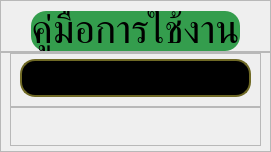
         <widget class="QWidget" name="manual_page">
          <layout class="QVBoxLayout" name="verticalLayout_6">
           <property name="spacing">
            <number>0</number>
           </property>
           <property name="leftMargin">
            <number>0</number>
           </property>
           <property name="topMargin">
            <number>0</number>
           </property>
           <property name="rightMargin">
            <number>0</number>
           </property>
           <property name="bottomMargin">
            <number>0</number>
           </property>
           <item>
            <widget class="QFrame" name="manual_title_group">
             <property name="maximumSize">
              <size>
               <width>16777215</width>
               <height>70</height>
              </size>
             </property>
             <property name="frameShape">
              <enum>QFrame::Shape::StyledPanel</enum>
             </property>
             <property name="frameShadow">
              <enum>QFrame::Shadow::Raised</enum>
             </property>
             <layout class="QHBoxLayout" name="horizontalLayout_10">
              <property name="spacing">
               <number>0</number>
              </property>
              <property name="leftMargin">
               <number>30</number>
              </property>
              <property name="topMargin">
               <number>10</number>
              </property>
              <property name="rightMargin">
               <number>30</number>
              </property>
              <property name="bottomMargin">
               <number>0</number>
              </property>
              <item>
               <widget class="QLabel" name="manual_title">
                <property name="maximumSize">
                 <size>
                  <width>16777215</width>
                  <height>60</height>
                 </size>
                </property>
                <property name="font">
                 <font>
                  <family>Kanit</family>
                  <pointsize>30</pointsize>
                 </font>
                </property>
                <property name="styleSheet">
                 <string notr="true">background-color: rgb(52, 157, 77);
border-radius: 15px;</string>
                </property>
                <property name="text">
                 <string>คู่มือการใช้งาน</string>
                </property>
                <property name="alignment">
                 <set>Qt::AlignmentFlag::AlignCenter</set>
                </property>
               </widget>
              </item>
             </layout>
            </widget>
           </item>
           <item>
            <widget class="QFrame" name="frame_3">
             <property name="frameShape">
              <enum>QFrame::Shape::StyledPanel</enum>
             </property>
             <property name="frameShadow">
              <enum>QFrame::Shadow::Raised</enum>
             </property>
             <layout class="QVBoxLayout" name="verticalLayout_28">
              <property name="spacing">
               <number>0</number>
              </property>
              <property name="topMargin">
               <number>0</number>
              </property>
              <property name="bottomMargin">
               <number>5</number>
              </property>
              <item>
               <widget class="QFrame" name="frame_12">
                <property name="frameShape">
                 <enum>QFrame::Shape::StyledPanel</enum>
                </property>
                <property name="frameShadow">
                 <enum>QFrame::Shadow::Raised</enum>
                </property>
                <layout class="QHBoxLayout" name="horizontalLayout_67">
                 <property name="topMargin">
                  <number>5</number>
                 </property>
                 <item>
                  <widget class="QGroupBox" name="manual_video">
                   <property name="styleSheet">
                    <string notr="true">QWidget {
	
	background-color: rgb(0, 0, 0);
	border: solid;
	border-width: 2px;
	border-color: rgb(111, 105, 37);
	border-radius: 15px;
	padding: 10px;
}</string>
                   </property>
                  </widget>
                 </item>
                </layout>
               </widget>
              </item>
              <item>
               <widget class="QFrame" name="frame_13">
                <property name="maximumSize">
                 <size>
                  <width>16777215</width>
                  <height>80</height>
                 </size>
                </property>
                <property name="styleSheet">
                 <string notr="true">QPushButton {
	border: none;
}</string>
                </property>
                <property name="frameShape">
                 <enum>QFrame::Shape::StyledPanel</enum>
                </property>
                <property name="frameShadow">
                 <enum>QFrame::Shadow::Raised</enum>
                </property>
                <layout class="QHBoxLayout" name="horizontalLayout_66">
                 <property name="spacing">
                  <number>10</number>
                 </property>
                 <property name="topMargin">
                  <number>0</number>
                 </property>
                 <property name="bottomMargin">
                  <number>0</number>
                 </property>
                 <item>
                  <widget class="QPushButton" name="button_video_play">
                   <property name="minimumSize">
                    <size>
                     <width>0</width>
                     <height>0</height>
                    </size>
                   </property>
                   <property name="maximumSize">
                    <size>
                     <width>120</width>
                     <height>16777215</height>
                    </size>
                   </property>
                   <property name="font">
                    <font>
                     <family>Kanit</family>
                     <pointsize>20</pointsize>
                    </font>
                   </property>
                   <property name="cursor">
                    <cursorShape>PointingHandCursor</cursorShape>
                   </property>
                   <property name="styleSheet">
                    <string notr="true"/>
                   </property>
                   <property name="text">
                    <string/>
                   </property>
                   <property name="icon">
                    <iconset resource="resource.qrc">
                     <normaloff>:/assets/icon/play.png</normaloff>:/assets/icon/play.png</iconset>
                   </property>
                   <property name="iconSize">
                    <size>
                     <width>90</width>
                     <height>90</height>
                    </size>
                   </property>
                  </widget>
                 </item>
                 <item>
                  <widget class="QPushButton" name="button_video_pause">
                   <property name="minimumSize">
                    <size>
                     <width>0</width>
                     <height>0</height>
                    </size>
                   </property>
                   <property name="maximumSize">
                    <size>
                     <width>120</width>
                     <height>16777215</height>
                    </size>
                   </property>
                   <property name="font">
                    <font>
                     <family>Kanit</family>
                     <pointsize>20</pointsize>
                    </font>
                   </property>
                   <property name="cursor">
                    <cursorShape>PointingHandCursor</cursorShape>
                   </property>
                   <property name="styleSheet">
                    <string notr="true"/>
                   </property>
                   <property name="text">
                    <string/>
                   </property>
                   <property name="icon">
                    <iconset resource="resource.qrc">
                     <normaloff>:/assets/icon/pause.png</normaloff>:/assets/icon/pause.png</iconset>
                   </property>
                   <property name="iconSize">
                    <size>
                     <width>80</width>
                     <height>80</height>
                    </size>
                   </property>
                  </widget>
                 </item>
                 <item>
                  <widget class="QPushButton" name="button_video_stop">
                   <property name="minimumSize">
                    <size>
                     <width>0</width>
                     <height>0</height>
                    </size>
                   </property>
                   <property name="maximumSize">
                    <size>
                     <width>120</width>
                     <height>16777215</height>
                    </size>
                   </property>
                   <property name="font">
                    <font>
                     <family>Kanit</family>
                     <pointsize>20</pointsize>
                    </font>
                   </property>
                   <property name="cursor">
                    <cursorShape>PointingHandCursor</cursorShape>
                   </property>
                   <property name="styleSheet">
                    <string notr="true"/>
                   </property>
                   <property name="text">
                    <string/>
                   </property>
                   <property name="icon">
                    <iconset resource="resource.qrc">
                     <normaloff>:/assets/icon/stop-button.png</normaloff>:/assets/icon/stop-button.png</iconset>
                   </property>
                   <property name="iconSize">
                    <size>
                     <width>75</width>
                     <height>75</height>
                    </size>
                   </property>
                  </widget>
                 </item>
                </layout>
               </widget>
              </item>
             </layout>
            </widget>
           </item>
          </layout>
         </widget>
